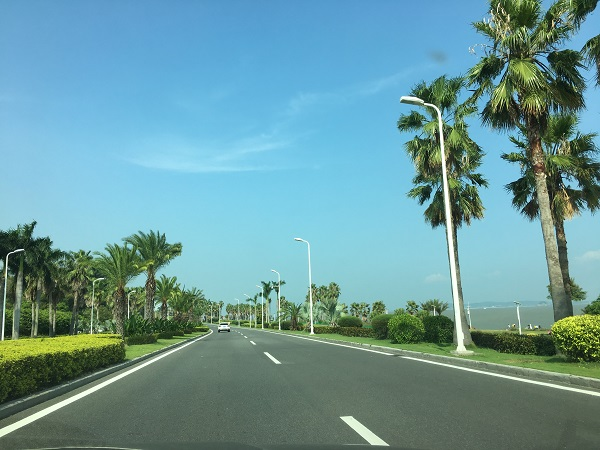
#> input picture chapter4/images/road.jpg, 600 x 450 px
$ python Draw_2DHist_with_opencv.py
#> lines starting #> are read from the running program, lines starting #| are printed output that depends on the picture
# -*- coding:utf-8 -*-
import numpy as np
import cv2 as cv
import sys


if __name__ == '__main__':
    # 构建一个HSV格式颜色地图，然后将其转换为BGR格式
    hsv_map = np.zeros((180, 256, 3), dtype=np.uint8)
    h, s = np.indices(hsv_map.shape[:2])
    hsv_map[:, :, 0] = h
    hsv_map[:, :, 1] = s
    hsv_map[:, :, 2] = 255
    hsv_map = cv.cvtColor(hsv_map, cv.COLOR_HSV2BGR)
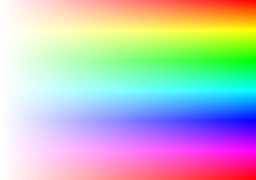
#> hsv_map: shape (180, 256, 3); mean B, G, R 190.8, 190.8, 190.9

    # 读取图像road.jpg
    image = cv.imread('./images/road.jpg')
#> image is the input picture: shape (450, 600, 3); mean B, G, R 155.6, 152.3, 106.2
    # 判断是否读取成功
    if image is None:
        print("Failed to read road.jpg.")
        sys.exit()
    # 将图片由BGR格式转换成HSV格式
    image_hsv = cv.cvtColor(image, cv.COLOR_BGR2HSV)
#> image_hsv: shape (450, 600, 3); mean H, S, V 79.1, 96.4, 168

    # 计算2D直方图
    image_hist = cv.calcHist([image_hsv], [0, 1], None, [180, 256], [0, 180, 0, 256])
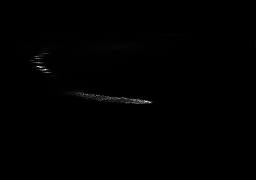
#> image_hist: shape (180, 256) float32; min 0, max 1812, mean 5.9; drawn with min black and max white
    print('2D直方图计算结果：\n{}'.format(image_hist))
#> (printed output is left out)
    image_hist = np.clip(image_hist * 0.05, 0, 1)
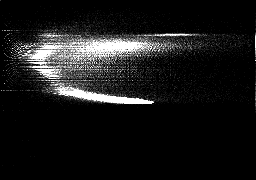
#> image_hist: shape (180, 256) float32; min 0, max 1, mean 0.0979
    result = hsv_map * image_hist[:, :, np.newaxis] / 255.0
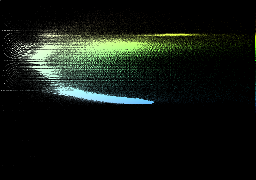
#> result: shape (180, 256, 3) float32; mean B, G, R 0.0715, 0.0961, 0.0721

    # 展示结果
    cv.imshow('Origin Image', image)
    cv.imshow('Hsv Map', hsv_map)
    cv.imshow('2D Hist', result)
    cv.waitKey(0)
    cv.destroyAllWindows()

$ run again, with chapter4/images/Compare_Hist_3.jpg copied over chapter4/images/road.jpg
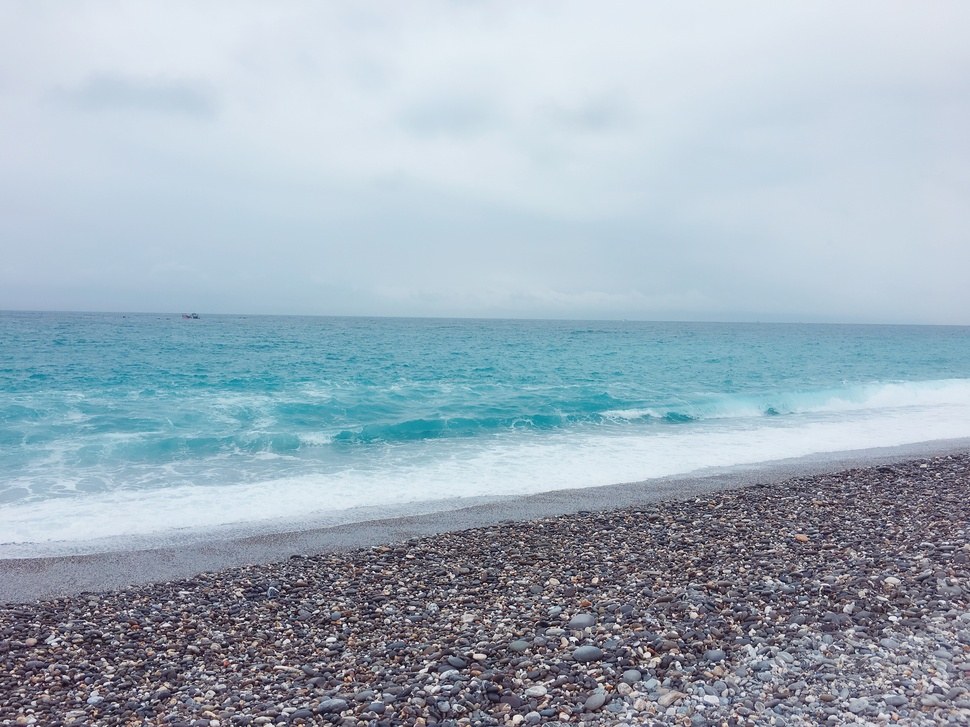
#> input picture chapter4/images/Compare_Hist_3.jpg, 970 x 727 px, shrunk from 3264 x 2448 before the run
#> image is the input picture: shape (727, 970, 3); mean B, G, R 188.5, 175.8, 159.9
#> image_hsv: shape (727, 970, 3); mean H, S, V 109.6, 43.6, 189
#> (printed output is left out)
#> `image_hist = np.clip(image_hist * 0.05, 0, 1)`:
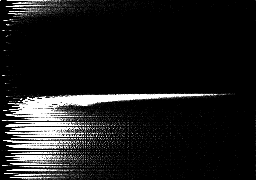
#> image_hist: shape (180, 256) float32; min 0, max 1, mean 0.107
#> `result = hsv_map * image_hist[:, :, np.newaxis] / 255.0`:
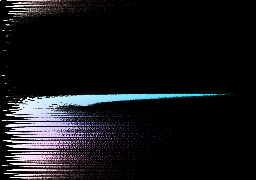
#> result: shape (180, 256, 3) float32; mean B, G, R 0.104, 0.0906, 0.0903
